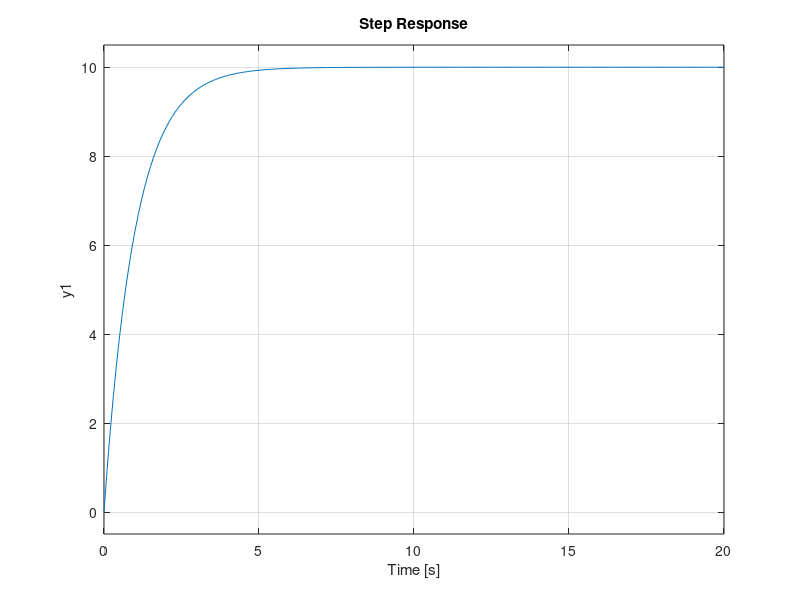

This figure's MATLAB source: (Note: this script raises an error after producing the figure.)
% rise time < 5s
% overshoot < 10%
% steady state error < 2%

% vehicle mass in kg
m = 1000; 
% damping coefficient in N.s/m
b = 50; 
% reference speed in m/s
r = 10; 

s = tf('s');
P_cruise = 1/(m*s + b);

% PID control
Kp = 1;
Ki = 1;
Kd = 1;
C = pid(Kp,Ki,Kd);

T = feedback(C*P_cruise,1);
t = 0:0.1:20;
step(r*T,t);
% axis([0 20 0 10])

Kp = 1000;
Ki = 50;
Kd = 1;
C = pid(Kp,Ki,Kd)

T = feedback(C*P_cruise,1)
step(r*T,t)
stepinfo(r*T)

% function load_data()
%------Load data of Challenge A---------%
handles.data = load('data_gui_08.mat');

handles.filter_a = handles.data.filter(1);
handles.filter_tau = handles.data.filter(2);
handles.gain_a = handles.data.gain(1);
handles.gain_b = handles.data.gain(2);
handles.gain_c = handles.data.gain(3);
handles.nu_0_threshold = handles.data.threshold(1);
handles.tau_threshold = handles.data.threshold(2);
handles.nu_1_threshold = handles.data.threshold(3);

handles.mean_g_e = [];
handles.std_g_e = [];
handles.mean_g_i = [];
handles.std_g_i = [];
handles.int_rel = [];
handles.coincidence = [];
handles.result = [];

handles.g_e = [];
handles.g_i = [];
handles.V = [];
handles.spiketimes = [];

handles.V_srm = [];
handles.filter = [];
handles.gain = [];
handles.threshold = [];
handles.coinc_spike = [];
%---------------------------------------%

